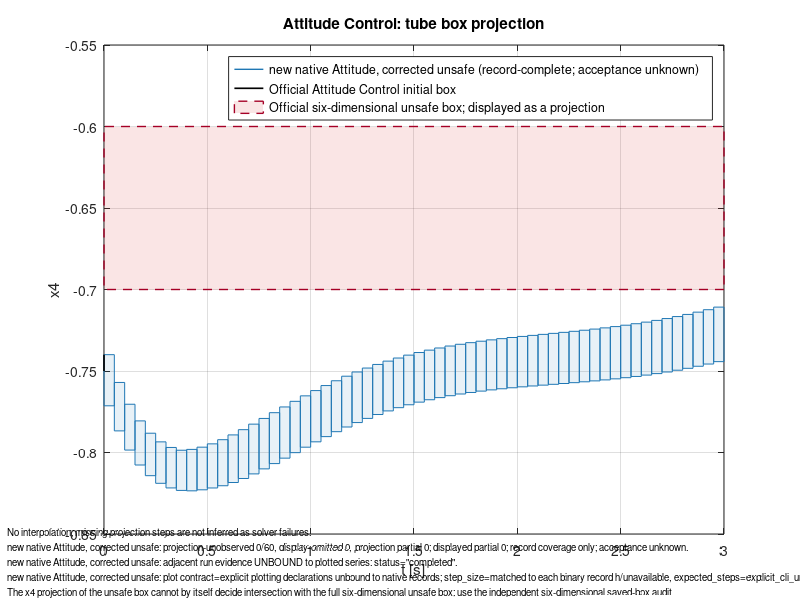

Write MATLAB code to recreate this figure.
% Generated by torch_tm_flowpipe.flowpipe_plot
% Axis-aligned box projection; this is not a Flow* octagon.
% Missing observer steps are not interpolated.
figure('Color','w'); hold on; box on; grid on;
h_1 = plot(nan, nan, '-', 'Color', [0.1216 0.4667 0.7059], 'LineWidth', 1.0);
boxes_1_complete = [
  0 0.050000000000000003 -0.77134757985276747 -0.73997477000419276;
  0.050000000000000003 0.10000000000000001 -0.78673623202863363 -0.75702247200377271;
  0.10000000000000001 0.15000000000000002 -0.7985041651533944 -0.77039029460238362;
  0.15000000000000002 0.20000000000000001 -0.80766676495415513 -0.78060482480394566;
  0.20000000000000001 0.25 -0.81421871162870552 -0.78816460119543463;
  0.25 0.30000000000000004 -0.81889909244065662 -0.79347105692658804;
  0.30000000000000004 0.35000000000000003 -0.8217332335080253 -0.79690052212500917;
  0.35000000000000003 0.40000000000000002 -0.82325851755951762 -0.79860349359330274;
  0.40000000000000002 0.45000000000000001 -0.82351371678657559 -0.79808907914256511;
  0.45000000000000001 0.5 -0.82288970408000783 -0.79672392960345151;
  0.5 0.55000000000000004 -0.82176125852097726 -0.79469410730161516;
  0.55000000000000004 0.60000000000000009 -0.82039087040436065 -0.79214330578138648;
  0.60000000000000009 0.65000000000000002 -0.81840631450667645 -0.78920797745664317;
  0.65000000000000002 0.70000000000000007 -0.81594254692952328 -0.78599224913064691;
  0.70000000000000007 0.75 -0.81312227077414867 -0.78259866731923899;
  0.75 0.80000000000000004 -0.81004582157018534 -0.77909904051470402;
  0.80000000000000004 0.85000000000000009 -0.80680228737853354 -0.775567388069208;
  0.85000000000000009 0.90000000000000002 -0.8034638823936987 -0.77205221096373366;
  0.90000000000000002 0.95000000000000007 -0.80009377089943845 -0.76860505631270726;
  0.95000000000000007 1 -0.79674198960005971 -0.76524413091174026;
  1 1.05 -0.79345170207773208 -0.76201342427854823;
  1.05 1.1000000000000001 -0.79025594591074477 -0.75893048550860265;
  1.1000000000000001 1.1500000000000001 -0.7872255431643117 -0.7559841748976025;
  1.1500000000000001 1.2000000000000002 -0.78435332740831865 -0.75319008235551554;
  1.2000000000000002 1.25 -0.78163532833483407 -0.7505981882282331;
  1.25 1.3 -0.77908065026032192 -0.74818584301401059;
  1.3 1.3500000000000001 -0.77669552503891137 -0.74597590550930704;
  1.3500000000000001 1.4000000000000001 -0.77448174791834246 -0.74393694702354829;
  1.4000000000000001 1.4500000000000002 -0.77249704261040497 -0.742036638112198;
  1.4500000000000002 1.5 -0.77071527479722191 -0.74025899626363223;
  1.5 1.55 -0.76909741223280981 -0.7386599536641244;
  1.55 1.6000000000000001 -0.76763815720488526 -0.73719363938052551;
  1.6000000000000001 1.6500000000000001 -0.76632813748675865 -0.73588113788255727;
  1.6500000000000001 1.7000000000000002 -0.76515576378150929 -0.73467875142485961;
  1.7000000000000002 1.75 -0.76410754632279843 -0.73360149811383679;
  1.75 1.8 -0.76317132213257355 -0.73260899338289664;
  1.8 1.8500000000000001 -0.76233381805647282 -0.73172194355439657;
  1.8500000000000001 1.9000000000000001 -0.76158251717164616 -0.73089853514378944;
  1.9000000000000001 1.9500000000000002 -0.76090417738077598 -0.73015243727870205;
  1.9500000000000002 2 -0.76028640197835029 -0.72944465037681372;
  2 2.0500000000000003 -0.75971598071134894 -0.72878923295726616;
  2.0500000000000003 2.1000000000000001 -0.75918089488406659 -0.72814973527339533;
  2.1000000000000001 2.1499999999999999 -0.75866866649100739 -0.72752834027633506;
  2.1499999999999999 2.2000000000000002 -0.75816804788757519 -0.72691095521790039;
  2.2000000000000002 2.25 -0.75766754025089511 -0.72628847279415742;
  2.25 2.3000000000000003 -0.75715675955679151 -0.72564906442051968;
  2.3000000000000003 2.3500000000000001 -0.75662519720413524 -0.72498470084969502;
  2.3500000000000001 2.4000000000000004 -0.75606363941711952 -0.72428465690418087;
  2.4000000000000004 2.4500000000000002 -0.75546277963124964 -0.7235427568737639;
  2.4500000000000002 2.5 -0.75481450385799409 -0.72275152777447915;
  2.5 2.5500000000000003 -0.75411059305214012 -0.72190374302275906;
  2.5500000000000003 2.6000000000000001 -0.75334405560496942 -0.72099280755094386;
  2.6000000000000001 2.6500000000000004 -0.75250784304699947 -0.72001264525838293;
  2.6500000000000004 2.7000000000000002 -0.75159606375608778 -0.71895687249442086;
  2.7000000000000002 2.75 -0.75060283066956568 -0.7178209383823001;
  2.75 2.8000000000000003 -0.7495232786385353 -0.71660053779482458;
  2.8000000000000003 2.8500000000000001 -0.74835261632775163 -0.71529119841575561;
  2.8500000000000001 2.9000000000000004 -0.74708695167366357 -0.71389012981630162;
  2.9000000000000004 2.9500000000000002 -0.74572244907466612 -0.71239385025215241;
  2.9500000000000002 3 -0.7442560881469984 -0.71080005013242498;
];
for i = 1:size(boxes_1_complete,1)
  b = boxes_1_complete(i,:);
  if b(1) == b(2) && b(3) == b(4)
    plot(b(1), b(3), '.', 'Color', [0.1216 0.4667 0.7059], 'MarkerSize', 8);
  elseif b(1) == b(2) || b(3) == b(4)
    plot([b(1) b(2)], [b(3) b(4)], '-', 'Color', [0.1216 0.4667 0.7059], 'LineWidth', 0.8);
  else
    patch([b(1) b(2) b(2) b(1)], [b(3) b(3) b(4) b(4)], [0.1216 0.4667 0.7059], 'FaceAlpha', 0.10, 'EdgeColor', [0.1216 0.4667 0.7059], 'LineStyle', '-', 'LineWidth', 0.35);
  end
end
boxes_1_partial = [
];
for i = 1:size(boxes_1_partial,1)
  b = boxes_1_partial(i,:);
  if b(1) == b(2) && b(3) == b(4)
    plot(b(1), b(3), 'o', 'Color', [0.1216 0.4667 0.7059], 'MarkerSize', 4);
  elseif b(1) == b(2) || b(3) == b(4)
    plot([b(1) b(2)], [b(3) b(4)], '--', 'Color', [0.1216 0.4667 0.7059], 'LineWidth', 0.8);
  else
    patch([b(1) b(2) b(2) b(1)], [b(3) b(3) b(4) b(4)], [0.1216 0.4667 0.7059], 'FaceAlpha', 0.02, 'EdgeColor', [0.1216 0.4667 0.7059], 'LineStyle', '--', 'LineWidth', 0.35);
  end
end
initial_box = [0 0 -0.75 -0.73999999999999999];
if initial_box(1) == initial_box(2) && initial_box(3) == initial_box(4)
  h_initial = plot(initial_box(1), initial_box(3), 'ko', 'MarkerSize', 4);
elseif initial_box(1) == initial_box(2) || initial_box(3) == initial_box(4)
  h_initial = plot([initial_box(1) initial_box(2)], [initial_box(3) initial_box(4)], 'k-', 'LineWidth', 1.2);
else
  h_initial = patch([initial_box(1) initial_box(2) initial_box(2) initial_box(1)], [initial_box(3) initial_box(3) initial_box(4) initial_box(4)], 'w', 'FaceColor', 'none', 'EdgeColor', 'k', 'LineWidth', 1.2);
end
region_1 = [0 3 -0.69999999999999996 -0.59999999999999998];
if region_1(1) == region_1(2) && region_1(3) == region_1(4)
  h_region_1 = plot(region_1(1), region_1(3), 'o', 'Color', [0.6471 0.0000 0.1490], 'MarkerSize', 5);
elseif region_1(1) == region_1(2) || region_1(3) == region_1(4)
  h_region_1 = plot([region_1(1) region_1(2)], [region_1(3) region_1(4)], '--', 'Color', [0.6471 0.0000 0.1490], 'LineWidth', 2);
else
  h_region_1 = patch([region_1(1) region_1(2) region_1(2) region_1(1)], [region_1(3) region_1(3) region_1(4) region_1(4)], [0.8392 0.1529 0.1569], 'FaceAlpha', 0.12, 'EdgeColor', [0.6471 0.0000 0.1490], 'LineStyle', '--', 'LineWidth', 1.0);
end
xlabel('t [s]');
ylabel('x4');
title('Attitude Control: tube box projection');
legend([h_1 h_initial h_region_1], {'new native Attitude, corrected unsafe (record-complete; acceptance unknown)', 'Official Attitude Control initial box', 'Official six-dimensional unsafe box; displayed as a projection'}, 'Location', 'best');
annotation('textbox', [0.01 0.005 0.98 0.140], 'String', {'No interpolation; missing projection steps are not inferred as solver failures.'; 'new native Attitude, corrected unsafe: projection-unobserved 0/60, display-omitted 0, projection partial 0; displayed partial 0; record coverage only; acceptance unknown.'; 'new native Attitude, corrected unsafe: adjacent run evidence UNBOUND to plotted series: status="completed".'; 'new native Attitude, corrected unsafe: plot contract=explicit plotting declarations unbound to native records; step_size=matched to each binary record h/unavailable, expected_steps=explicit_cli_unverified/unavailable, lane_count=explicit_cli_unverified/unavailable.'; 'The x4 projection of the unsafe box cannot by itself decide intersection with the full six-dimensional unsafe box; use the independent six-dimensional saved-box audit.'}, 'EdgeColor', 'none', 'FontSize', 7, 'Interpreter', 'none', 'FitBoxToText', 'on');
% Use exportgraphics(gcf, 'plot.pdf', 'ContentType', 'vector') if desired.
